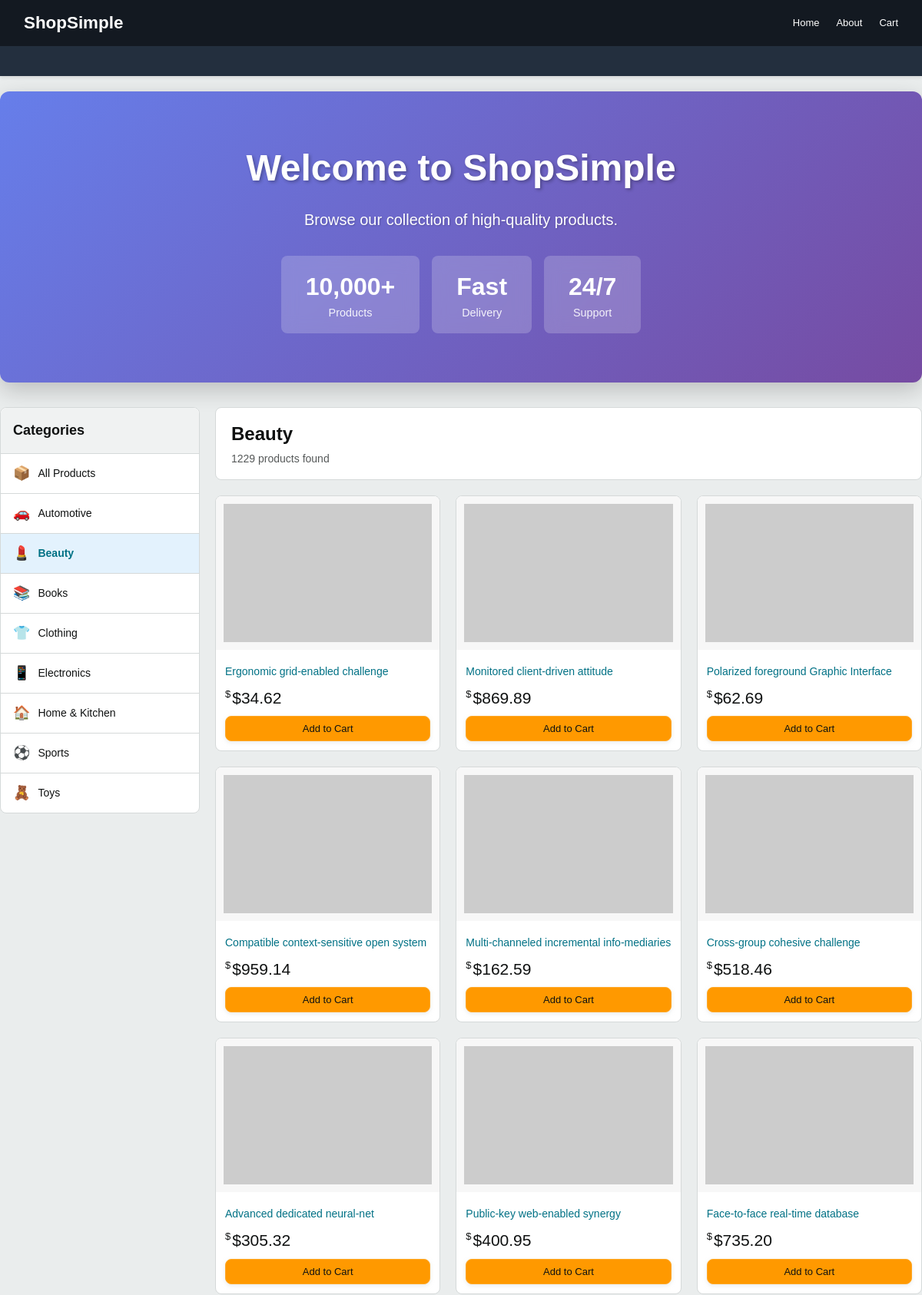
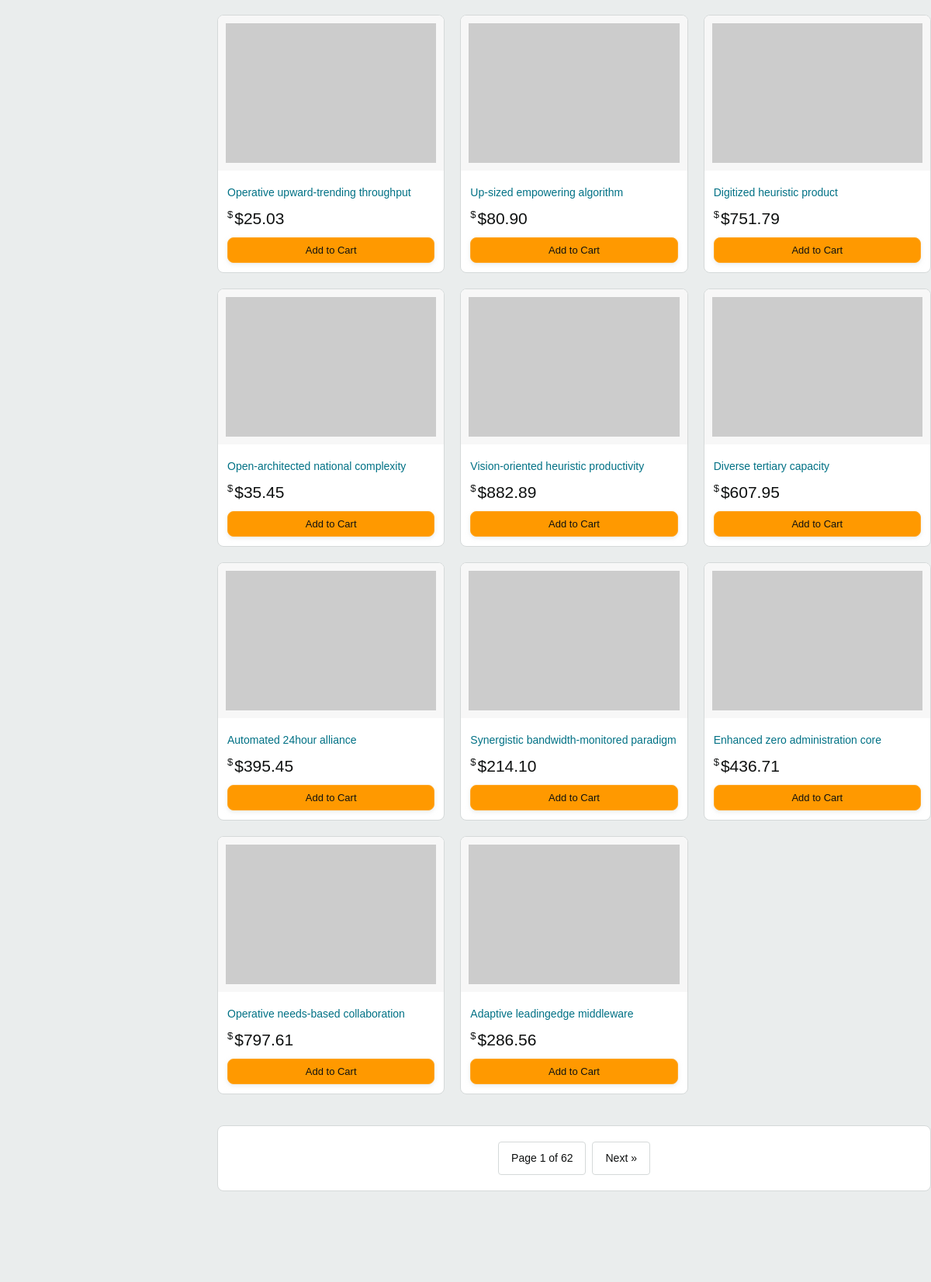
Page /?category=Beauty (upper part) on the committed database (2 pictures, top to bottom).
### models.py (models this page shows, shortened)
class Product(db.Model):
    __tablename__ = 'products'
    id = db.Column(db.Integer, primary_key=True)
    name = db.Column(db.String(200), nullable=False)
    description = db.Column(db.Text)
    price = db.Column(db.Float, nullable=False)
    image_url = db.Column(db.String(500))
    stock_quantity = db.Column(db.Integer, default=0)
    category = db.Column(db.String(100), default='General')
    created_at = db.Column(db.DateTime, default=datetime.utcnow)

### app.py (the view)
@app.route('/')
def index():
    page = request.args.get('page', 1, type=int)
    category = request.args.get('category', None)
    per_page = 20
    categories = db.session.query(Product.category).distinct().order_by(Product.category).all()
    categories = [c[0] for c in categories if c[0]]
    if category:
        products = Product.query.filter_by(category=category).paginate(page=page, per_page=per_page, error_out=False)
    else:
        products = Product.query.paginate(page=page, per_page=per_page, error_out=False)
    return render_template('index.html', products=products, categories=categories, selected_category=category)

### templates/index.html (shortened to what this page needs)
{% extends 'base.html' %}
{% block content %}
<div class="hero"
    style="background: linear-gradient(135deg, #667eea 0%, #764ba2 100%); padding: 4rem 2rem; text-align: center; color: white; margin-bottom: 2rem; border-radius: 12px; box-shadow: 0 10px 30px rgba(0,0,0,0.2);">
    <h1 style="font-size: 3rem; margin-bottom: 1rem; text-shadow: 2px 2px 4px rgba(0,0,0,0.3);">Welcome to ShopSimple
    </h1>
    <p style="font-size: 1.25rem; margin-bottom: 2rem; text-shadow: 1px 1px 2px rgba(0,0,0,0.2);">Browse our collection
        of high-quality products.</p>
    <div style="display: flex; gap: 1rem; justify-content: center; flex-wrap: wrap;">
        <div
            style="background: rgba(255,255,255,0.2); padding: 1rem 2rem; border-radius: 8px; backdrop-filter: blur(10px);">
            <div style="font-size: 2rem; font-weight: bold;">10,000+</div>
            <div style="font-size: 0.9rem; opacity: 0.9;">Products</div>
        </div>
        <div
            style="background: rgba(255,255,255,0.2); padding: 1rem 2rem; border-radius: 8px; backdrop-filter: blur(10px);">
            <div style="font-size: 2rem; font-weight: bold;">Fast</div>
            <div style="font-size: 0.9rem; opacity: 0.9;">Delivery</div>
        </div>
        <div
            style="background: rgba(255,255,255,0.2); padding: 1rem 2rem; border-radius: 8px; backdrop-filter: blur(10px);">
            <div style="font-size: 2rem; font-weight: bold;">24/7</div>
            <div style="font-size: 0.9rem; opacity: 0.9;">Support</div>
        </div>
    </div>
</div>
<div class="content-with-sidebar">
    <aside class="category-sidebar">
        <h3 class="sidebar-title">Categories</h3>
        <ul class="category-list">
            <li>
                <a href="{{ url_for('index') }}" class="category-link {% if not selected_category %}active{% endif %}">
                    <span class="category-icon">📦</span>
                    All Products
                </a>
            </li>
            {% for category in categories %}
            <li>
                <a href="{{ url_for('index', category=category) }}"
                    class="category-link {% if selected_category == category %}active{% endif %}">
                    <span class="category-icon">
                        {% if category == 'Electronics' %}📱
                        {% elif category == 'Clothing' %}👕
                        {% elif category == 'Home & Kitchen' %}🏠
                        {% elif category == 'Books' %}📚
                        {% elif category == 'Sports' %}⚽
                        {% elif category == 'Toys' %}🧸
                        {% elif category == 'Beauty' %}💄
                        {% elif category == 'Automotive' %}🚗
                        {% else %}📌{% endif %}
                    </span>
                    {{ category }}
                </a>
            </li>
            {% endfor %}
        </ul>
    </aside>
    <div class="main-products-area">
        {% if selected_category %}
        <div class="category-header">
            <h2>{{ selected_category }}</h2>
            <p>{{ products.total }} products found</p>
        </div>
        {% endif %}
        <div class="products-grid">
            {% for product in products.items %}
            <div class="product-card">
                <a href="{{ url_for('product_detail', product_id=product.id) }}">
                    {% if product.image_url %}
                    <img src="{{ product.image_url }}" alt="{{ product.name }}" class="product-image">
                    {% else %}
                    <div class="product-image"></div>
                    {% endif %}
                </a>
                <div class="product-info">
                    <a href="{{ url_for('product_detail', product_id=product.id) }}" class="product-title">{{
                        product.name }}</a>
                    <div class="product-price">${{ "%.2f"|format(product.price) }}</div>
                    <form action="{{ url_for('add_to_cart', product_id=product.id) }}" method="POST">
                        <button type="submit" class="btn btn-block">Add to Cart</button>
                    </form>
                </div>
            </div>
            {% endfor %}
        </div>
        <div class="pagination">
            <span>Page {{ products.page }} of {{ products.pages }}</span>
            {% if products.has_next %}
            <a href="{{ url_for('index', page=products.next_num, category=selected_category) }}">Next &raquo;</a>
            {% endif %}
        </div>
    </div>
</div>
{% endblock %}

### static/style.css (style rules this page uses)
:root { --amazon-orange: #FF9900; --amazon-dark: #131921; --amazon-light: #232F3E; --amazon-blue: #007185; --background-color: #EAEDED; --text-color: #0F1111; --card-bg: #ffffff; --border-color: #D5D9D9; --success-color: #067D62; --warning-color: #F08804; --danger-color: #B12704; }
* { box-sizing: border-box; margin: 0; padding: 0; }
body { font-family: 'Amazon Ember', Arial, sans-serif; background-color: var(--background-color); color: var(--text-color); line-height: 1.5; }
.content-with-sidebar { display: flex; gap: 20px; margin-top: 20px; }
.category-sidebar { width: 260px; flex-shrink: 0; background: white; border: 1px solid var(--border-color); border-radius: 8px; padding: 0; height: fit-content; position: sticky; top: 80px; }
.sidebar-title { font-size: 18px; font-weight: 700; padding: 16px; margin: 0; border-bottom: 1px solid var(--border-color); background-color: #F0F2F2; border-radius: 8px 8px 0 0; }
.category-list { list-style: none; padding: 0; margin: 0; }
.category-list li { border-bottom: 1px solid var(--border-color); }
.category-list li:last-child { border-bottom: none; }
.category-link { display: flex; align-items: center; padding: 12px 16px; text-decoration: none; color: var(--text-color); font-size: 14px; transition: background-color 0.2s, color 0.2s; }
.category-link.active { background-color: #E3F2FD; color: var(--amazon-blue); font-weight: 700; }
.category-icon { margin-right: 10px; font-size: 18px; }
.main-products-area { flex: 1; min-width: 0; }
.category-header { background: white; padding: 16px 20px; border: 1px solid var(--border-color); border-radius: 8px; margin-bottom: 20px; }
.category-header h2 { font-size: 24px; font-weight: 700; margin: 0 0 4px 0; }
.category-header p { font-size: 14px; color: #565959; margin: 0; }
.hero { background: linear-gradient(to bottom, rgba(0, 0, 0, 0.4), rgba(0, 0, 0, 0.1)); margin-bottom: 20px; }
.products-grid { display: grid; grid-template-columns: repeat(auto-fill, minmax(240px, 1fr)); gap: 20px; margin-top: 20px; }
.product-card { background: var(--card-bg); border: 1px solid var(--border-color); border-radius: 8px; overflow: hidden; transition: all 0.2s ease; display: flex; flex-direction: column; cursor: pointer; }
.product-image { width: 100%; height: 200px; object-fit: cover; background-color: #f7f7f7; padding: 10px; }
.product-info { padding: 12px; flex-grow: 1; display: flex; flex-direction: column; }
.product-title { font-size: 14px; margin-bottom: 8px; font-weight: 400; color: var(--amazon-blue); text-decoration: none; display: -webkit-box; -webkit-line-clamp: 2; line-clamp: 2; -webkit-box-orient: vertical; overflow: hidden; line-height: 1.4; }
.product-price { font-size: 21px; color: var(--text-color); font-weight: 400; margin-bottom: 8px; }
.product-price::before { content: '$'; font-size: 13px; vertical-align: super; margin-right: 2px; }
.btn { display: inline-block; padding: 8px 16px; background-color: var(--amazon-orange); color: var(--text-color); text-decoration: none; border-radius: 8px; text-align: center; border: 1px solid #FFA724; cursor: pointer; font-size: 13px; font-weight: 400; transition: all 0.2s; box-shadow: 0 2px 5px rgba(213, 217, 217, 0.5); }
.btn-block { display: block; width: 100%; }
.pagination { display: flex; justify-content: center; align-items: center; gap: 8px; margin-top: 40px; margin-bottom: 40px; padding: 20px; background: white; border: 1px solid var(--border-color); border-radius: 8px; }
.pagination a, .pagination span { padding: 10px 16px; border: 1px solid var(--border-color); border-radius: 4px; text-decoration: none; color: var(--text-color); background: white; font-size: 14px; min-width: 44px; text-align: center; font-weight: 500; transition: all 0.2s ease; }

### rows in the picture
Product: name "Ergonomic grid-enabled challenge", price "34.62"
Product: name "Monitored client-driven attitude", price "869.89"
Product: name "Polarized foreground Graphic Interface", price "62.69"
Product: name "Compatible context-sensitive open system", price "959.14"
Product: name "Multi-channeled incremental info-mediaries", price "162.59"
Product: name "Cross-group cohesive challenge", price "518.46"
Product: name "Advanced dedicated neural-net", price "305.32"
Product: name "Public-key web-enabled synergy", price "400.95"
Product: name "Face-to-face real-time database", price "735.20"
Product: name "Operative upward-trending throughput", price "25.03"
Product: name "Up-sized empowering algorithm", price "80.90"
Product: name "Digitized heuristic product", price "751.79"
Product: name "Open-architected national complexity", price "35.45"
Product: name "Vision-oriented heuristic productivity", price "882.89"
Product: name "Diverse tertiary capacity", price "607.95"
Product: name "Automated 24hour alliance", price "395.45"
Product: name "Synergistic bandwidth-monitored paradigm", price "214.10"
Product: name "Enhanced zero administration core", price "436.71"
Product: name "Operative needs-based collaboration", price "797.61"
Product: name "Adaptive leadingedge middleware", price "286.56"

### other values in the picture
{{ category }} "Automotive" "Beauty" "Books" "Clothing" "Electronics" "Home & Kitchen" "Sports" "Toys"
{{ selected_category }} "Beauty"
{{ products.total }} "1229"
{{ products.page }} "1"
{{ products.pages }} "62"
